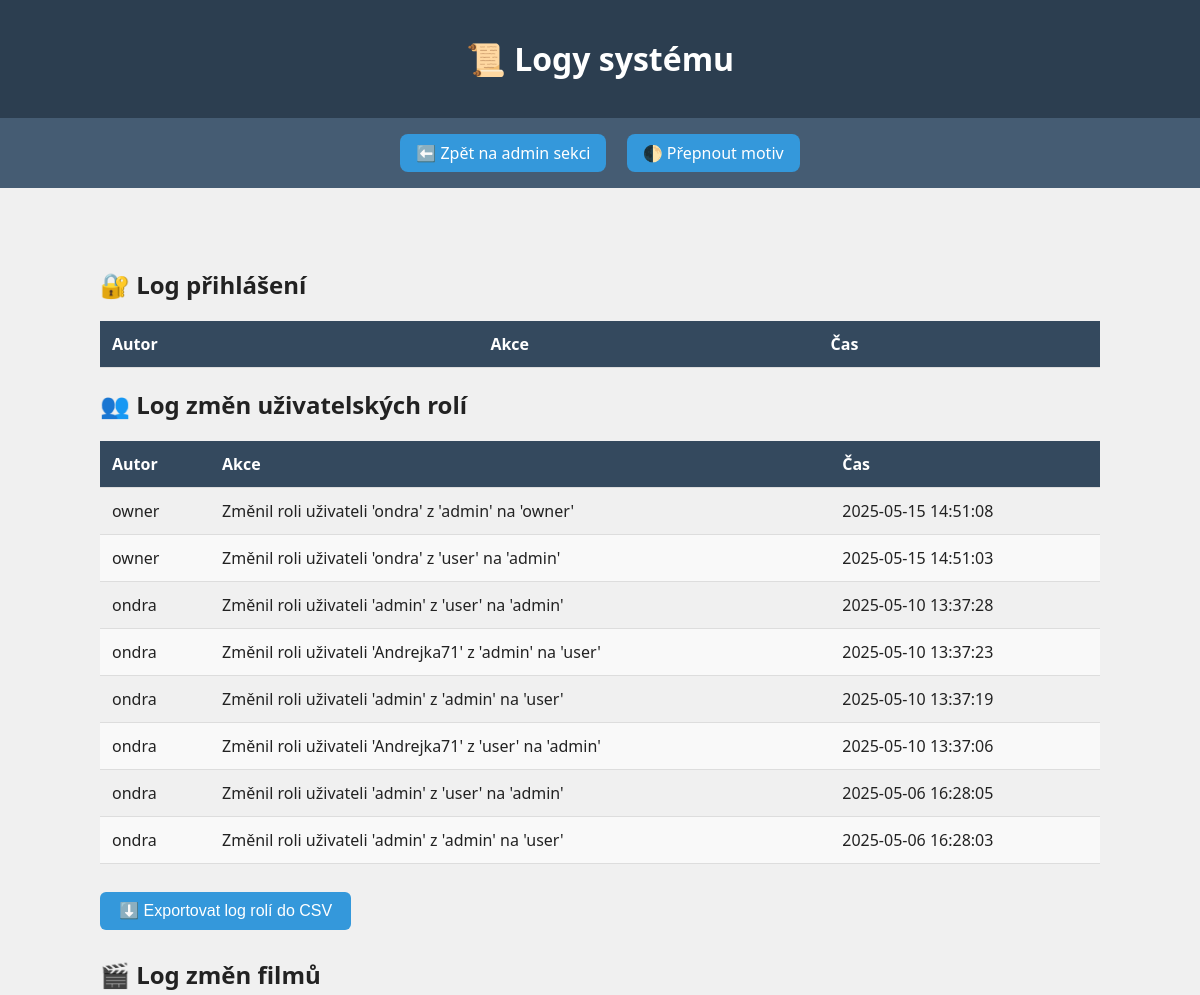
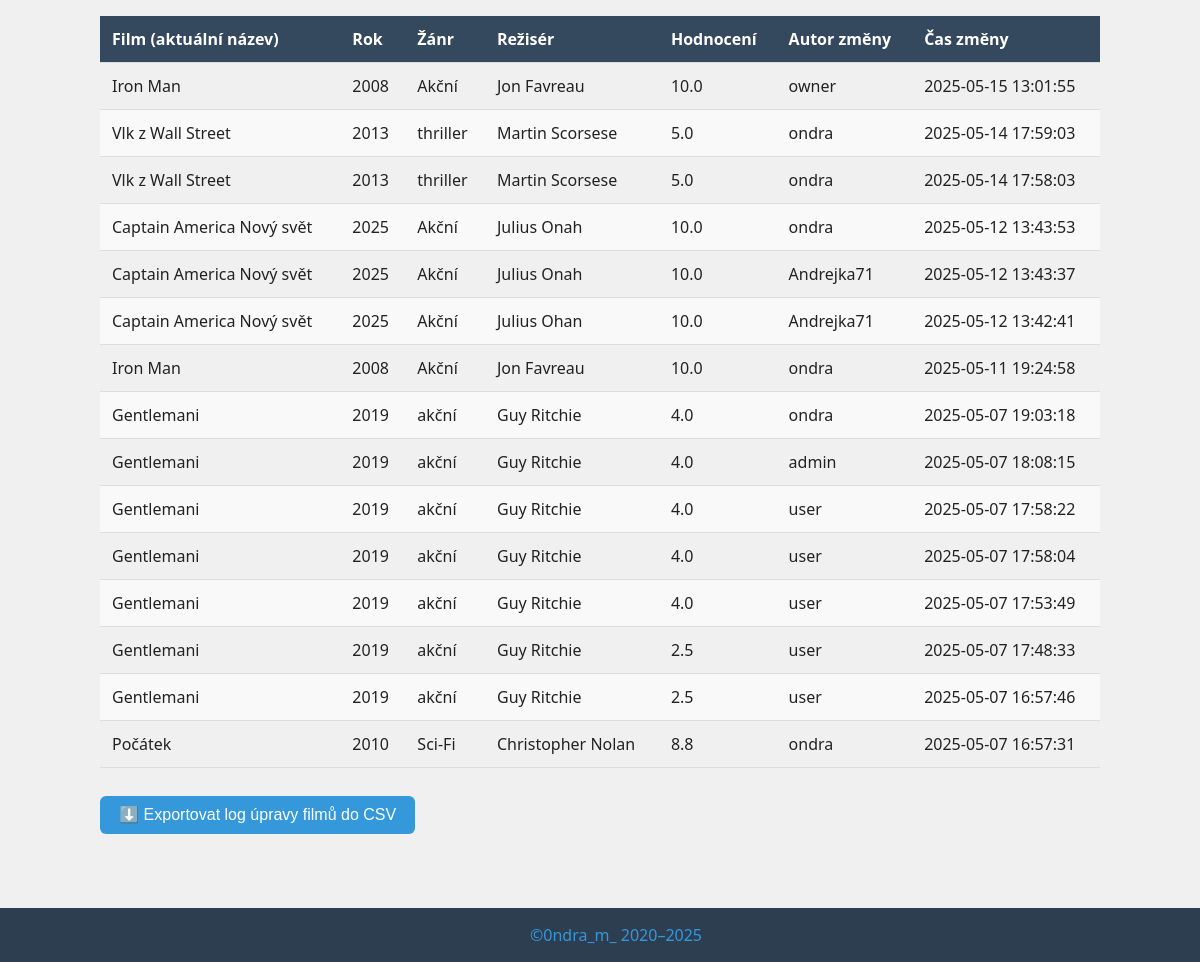
/logs.php (signed in), run on the app's committed database (2 pictures, top to bottom).
### tables this page shows
CREATE TABLE `logy` (
  `id` int NOT NULL,
  `autor` varchar(50) NOT NULL,
  `akce` text NOT NULL,
  `cas` datetime DEFAULT CURRENT_TIMESTAMP
);

CREATE TABLE `filmy_log` (
  `id` int NOT NULL,
  `film_id` int NOT NULL,
  `nazev` varchar(255) DEFAULT NULL,
  `rok` int DEFAULT NULL,
  `zanr` varchar(100) DEFAULT NULL,
  `reziser` varchar(255) DEFAULT NULL,
  `hodnoceni` decimal(3,1) DEFAULT NULL,
  `popis` text,
  `autor` varchar(50) DEFAULT NULL,
  `zmeneno` timestamp NOT NULL DEFAULT CURRENT_TIMESTAMP
);

### logs.php (the view, shortened to what this page needs)
<?php
require 'hlphp/db.php';
$logy_role = $conn->query("SELECT * FROM logy ORDER BY cas DESC LIMIT 50");
$logy_filmy = $conn->query("SELECT * FROM filmy_log ORDER BY zmeneno DESC LIMIT 50");
$logy_login = $conn->query("SELECT * FROM acces_logy ORDER BY cas DESC LIMIT 50");
?>
<!DOCTYPE html>
<html lang="cs">
<head>
    <link rel="stylesheet" href="styles.css">
</head>
<body>
    <header>
        <h1>📜 Logy systému</h1>
    </header>
    <nav>
        <a class="button" href="admin.php">⬅️ Zpět na admin sekci</a>
        <a class="button" onclick="toggleTheme()">🌓 Přepnout motiv</a>
    </nav>
    <div class="container">
    <h2>🔐 Log přihlášení</h2>
        <?php if (!$logy_login): ?>
            <p style='color:red;'>Chyba při načítání logu přihlášení: <?= $conn->error ?></p>
        <?php else: ?>
            <div class="table-wrapper">
                <table class="admin-table">
                    <thead>
                        <tr>
                            <th>Autor</th>
                            <th>Akce</th>
                            <th>Čas</th>
                        </tr>
                    </thead>
                </table>
            </div>
        <?php endif; ?>
        <h2>👥 Log změn uživatelských rolí</h2>
        <?php if (!$logy_role): ?>
            <p style='color:red;'>Chyba při načítání logu rolí: <?= $conn->error ?></p>
        <?php else: ?>
            <div class="table-wrapper">
                <table class="admin-table">
                    <thead>
                        <tr>
                            <th>Autor</th>
                            <th>Akce</th>
                            <th>Čas</th>
                        </tr>
                    </thead>
                    <tbody>
                        <?php while ($log = $logy_role->fetch_assoc()): ?>
                            <tr>
                                <td><?= htmlspecialchars($log['autor']) ?></td>
                                <td><?= htmlspecialchars($log['akce']) ?></td>
                                <td><?= htmlspecialchars($log['cas']) ?></td>
                            </tr>
                        <?php endwhile; ?>
                    </tbody>
                </table>
            </div>
        <?php endif; ?>
        <form method="post" action="hlphp/export_log.php" style="margin-top: 20px;">
            <button type="submit" class="button">⬇️ Exportovat log rolí do CSV</button>
        </form>
        <h2>🎬 Log změn filmů</h2>
        <?php if (!$logy_filmy): ?>
            <p style='color:red;'>Chyba při načítání logu filmů: <?= $conn->error ?></p>
        <?php else: ?>
            <div class="table-wrapper">
                <table class="admin-table">
                    <thead>
                        <tr>
                            <th>Film (aktuální název)</th>
                            <th>Rok</th>
                            <th>Žánr</th>
                            <th>Režisér</th>
                            <th>Hodnocení</th>
                            <th>Autor změny</th>
                            <th>Čas změny</th>
                        </tr>
                    </thead>
                    <tbody>
                        <?php while ($film_log = $logy_filmy->fetch_assoc()): ?>
                            <tr>
                                <td><?= htmlspecialchars($film_log['nazev']) ?></td>
                                <td><?= $film_log['rok'] ?></td>
                                <td><?= htmlspecialchars($film_log['zanr']) ?></td>
                                <td><?= htmlspecialchars($film_log['reziser']) ?></td>
                                <td><?= $film_log['hodnoceni'] ?></td>
                                <td><?= htmlspecialchars($film_log['autor']) ?></td>
                                <td><?= $film_log['zmeneno'] ?></td>
                            </tr>
                        <?php endwhile; ?>
                    </tbody>
                </table>
            </div>
        <?php endif; ?>
        <form method="post" action="hlphp/export_filmy_log.php" style="margin-top: 20px;">
            <button type="submit" class="button">⬇️ Exportovat log úpravy filmů do CSV</button>
        </form>
    </div>
</body>
<footer>
    <a href="https://github.com/0ndraM">©0ndra_m_ 2020–<?= date("Y"); ?></a>
</footer>
</html>

### styles.css (style rules this page uses)
body { font-family: 'Segoe UI', sans-serif; background-color: #f0f0f0; color: #222; margin: 0; padding: 0 0 60px 0; }
header { background: #2c3e50; color: white; padding: 1em; text-align: center; }
nav { padding: 0.5em; text-align: center; background: #455c73; }
nav .button { margin: 0.5em; padding: 0.5em 1em; background: #3498db; color: white; text-decoration: none; border-radius: 8px; transition: background 0.3s; }
.button, .btn { display: inline-block; background-color: #3498db; color: white; padding: 0.6em 1.2em; text-decoration: none; border-radius: 6px; margin: 0.5em 0; cursor: pointer; transition: background 0.3s ease; font-size: 1em; }
.container { padding: 60px 1em 60px; max-width: 1000px; margin: auto; }
.admin-table { width: 100%; border-collapse: collapse; margin-top: 0,2em; }
.admin-table th, .admin-table td { padding: 0.75em; text-align: left; border-bottom: 1px solid #ddd; }
.admin-table th { background-color: #34495e; color: white; }
.admin-table tr:nth-child(even) { background-color: #f9f9f9; }
form button { background-color: #2ecc71; color: white; border: none; padding: 0.6em 1.2em; border-radius: 5px; cursor: pointer; }
footer { background: #2c3e50; color: white; padding: 1em; text-align: center; position: fixed; bottom: 0; width: 100%; }
footer a { color: #3498db; text-decoration: none; }

### data on the page
logy: autor "owner", akce "Změnil roli uživateli 'ondra' z 'admin' na 'owner'", cas "2025-05-15 14:51:08"
logy: autor "owner", akce "Změnil roli uživateli 'ondra' z 'user' na 'admin'", cas "2025-05-15 14:51:03"
logy: autor "ondra", akce "Změnil roli uživateli 'admin' z 'user' na 'admin'", cas "2025-05-10 13:37:28"
logy: autor "ondra", akce "Změnil roli uživateli 'Andrejka71' z 'admin' na 'user'", cas "2025-05-10 13:37:23"
logy: autor "ondra", akce "Změnil roli uživateli 'admin' z 'admin' na 'user'", cas "2025-05-10 13:37:19"
logy: autor "ondra", akce "Změnil roli uživateli 'Andrejka71' z 'user' na 'admin'", cas "2025-05-10 13:37:06"
logy: autor "ondra", akce "Změnil roli uživateli 'admin' z 'user' na 'admin'", cas "2025-05-06 16:28:05"
logy: autor "ondra", akce "Změnil roli uživateli 'admin' z 'admin' na 'user'", cas "2025-05-06 16:28:03"
filmy_log: nazev "Iron Man", rok "2008", zanr "Akční", reziser "Jon Favreau", hodnoceni "10.0", autor "owner", zmeneno "2025-05-15 13:01:55"
filmy_log: nazev "Vlk z Wall Street", rok "2013", zanr "thriller", reziser "Martin Scorsese", hodnoceni "5.0", autor "ondra", zmeneno "2025-05-14 17:59:03"
filmy_log: nazev "Vlk z Wall Street", rok "2013", zanr "thriller", reziser "Martin Scorsese", hodnoceni "5.0", autor "ondra", zmeneno "2025-05-14 17:58:03"
filmy_log: nazev "Captain America Nový svět", rok "2025", zanr "Akční", reziser "Julius Onah", hodnoceni "10.0", autor "ondra", zmeneno "2025-05-12 13:43:53"
filmy_log: nazev "Captain America Nový svět", rok "2025", zanr "Akční", reziser "Julius Onah", hodnoceni "10.0", autor "Andrejka71", zmeneno "2025-05-12 13:43:37"
filmy_log: nazev "Captain America Nový svět", rok "2025", zanr "Akční", reziser "Julius Ohan", hodnoceni "10.0", autor "Andrejka71", zmeneno "2025-05-12 13:42:41"
filmy_log: nazev "Iron Man", rok "2008", zanr "Akční", reziser "Jon Favreau", hodnoceni "10.0", autor "ondra", zmeneno "2025-05-11 19:24:58"
filmy_log: nazev "Gentlemani", rok "2019", zanr "akční", reziser "Guy Ritchie", hodnoceni "4.0", autor "ondra", zmeneno "2025-05-07 19:03:18"
filmy_log: nazev "Gentlemani", rok "2019", zanr "akční", reziser "Guy Ritchie", hodnoceni "4.0", autor "admin", zmeneno "2025-05-07 18:08:15"
filmy_log: nazev "Gentlemani", rok "2019", zanr "akční", reziser "Guy Ritchie", hodnoceni "4.0", autor "user", zmeneno "2025-05-07 17:58:22"
filmy_log: nazev "Gentlemani", rok "2019", zanr "akční", reziser "Guy Ritchie", hodnoceni "4.0", autor "user", zmeneno "2025-05-07 17:58:04"
filmy_log: nazev "Gentlemani", rok "2019", zanr "akční", reziser "Guy Ritchie", hodnoceni "4.0", autor "user", zmeneno "2025-05-07 17:53:49"
filmy_log: nazev "Gentlemani", rok "2019", zanr "akční", reziser "Guy Ritchie", hodnoceni "2.5", autor "user", zmeneno "2025-05-07 17:48:33"
filmy_log: nazev "Gentlemani", rok "2019", zanr "akční", reziser "Guy Ritchie", hodnoceni "2.5", autor "user", zmeneno "2025-05-07 16:57:46"
filmy_log: nazev "Počátek", rok "2010", zanr "Sci-Fi", reziser "Christopher Nolan", hodnoceni "8.8", autor "ondra", zmeneno "2025-05-07 16:57:31"
